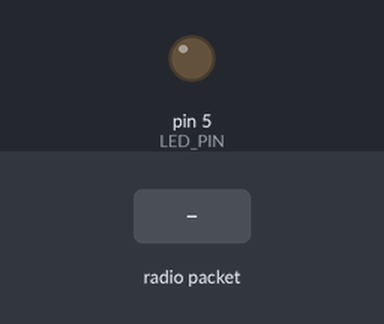
Recording of a sketch running on a simulated Arduino Uno, built with avr-gcc and run on an emulated ATmega328P. Parts: output pins drawn as LEDs (lit = HIGH). The inputs (shaded band) are chosen by the test bench. No radio packets arrive unless stated; what the sketch prints to the serial monitor is not drawn.

Above: at 1.2 s.
1.3 s: radio packet "1" arrives
Timing chart, 0 to 4.3 s (numbered marks = the images above; inputs shaded):
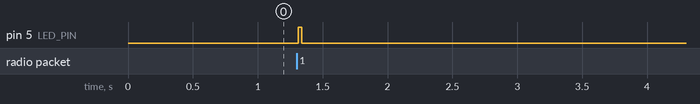

Measured:
- after the input at 1.3 s, pin 5 (LED_PIN): LOW → HIGH at once, → LOW 0.03 s later

The sketch:

receiverUnit.ino
```cpp
#include <RF24.h>
#include "packet.h"

#define NRF_CE_PIN 9
#define NRF_CSN_PIN 10

#define DEBUG 0
#define LED_PIN 5

#define BINARY_PACKET_SIZE 26

RF24 radio(NRF_CE_PIN, NRF_CSN_PIN);
char dataBuffer[BINARY_PACKET_SIZE];

void setup()
{
	Serial.begin(115200);
	pinMode(LED_PIN, OUTPUT);
	byte address[6] = "skaTX";
	radio.begin();
	radio.setPALevel(RF24_PA_MAX);
	radio.openReadingPipe(1, address);
	if(radio.setDataRate(RF24_250KBPS)) {
		#if DEBUG
			Serial.println("Setting 250kbps successful");
		#endif
	} else {
		#if DEBUG
			Serial.println("Setting 250kbps failed");
		#endif
	}
	radio.startListening();
	#if DEBUG
		Serial.println("Setup finished");
		Serial.print("Payload size: ");
		Serial.println(radio.getPayloadSize());
	#endif
}

void loop()
{
	if(radio.available()) {
		digitalWrite(LED_PIN, HIGH);
		delay(5); // wait for all the data to be received
		radio.read(dataBuffer, BINARY_PACKET_SIZE);
		Serial.write(dataBuffer, BINARY_PACKET_SIZE);
	}
	delay(20);
	digitalWrite(LED_PIN, LOW);
}
```

packet.cpp
```cpp
#include "packet.h"
#include <string.h>


#define RAIL_ANGLE_OFFSET 180
#define RAIL_ANGLE_MULTIPLIER 10
#define RAIL_ANGLE_MIN 0.0
#define RAIL_ANGLE_MAX 360.0

#define MAGNETIC_NORTH_ANGLE_OFFSET 0
#define MAGNETIC_NORTH_ANGLE_MULTIPLIER 10
#define MAGNETIC_NORTH_ANGLE_MIN 0.0
#define MAGNETIC_NORTH_ANGLE_MAX 360.0

#define WIND_SPEED_OFFSET 0
#define WIND_SPEED_MULTIPLIER 10
#define WIND_SPEED_MIN 0.0
#define WIND_SPEED_MAX 20.0

#define PRESSURE_OFFSET -900.0
#define PRESSURE_MULTIPLIER 10
#define PRESSURE_MIN 0.0
#define PRESSURE_MAX 200.0

#define TEMPERATURE_OFFSET 20.0
#define TEMPERATURE_MULTIPLIER 10
#define TEMPERATURE_MIN 0.0
#define TEMPERATURE_MAX 70.0

#define BATTERY_VOLTAGE_OFFSET -6
#define BATTERY_VOLTAGE_MULTIPLIER 100
#define BATTERY_VOLTAGE_MIN 0.0
#define BATTERY_VOLTAGE_MAX 2.4

#define GPS_FIX_AGE_MAX 255UL

#define ERROR_FLAG_OFFSET_BAROMETER 7
#define ERROR_FLAG_OFFSET_MAGNETOMETER 6
#define ERROR_FLAG_OFFSET_ACCELEROMETER 5
#define ERROR_FLAG_OFFSET_ANEMOMETER 4
#define ERROR_FLAG_OFFSET_WIND_VANE 3
#define ERROR_FLAG_OFFSET_Y 2
#define ERROR_FLAG_OFFSET_BATTERY 1
#define ERROR_FLAG_OFFSET_X 0

Packet::Packet()
{
	setLongitude(DEFAULT_LONGITUDE);
	setLatitude(DEFAULT_LATITUDE);
	setRailAngle(DEFAULT_RAIL_ANGLE);
	setMagneticNorthAngle(DEFAULT_MAGNETIC_NORTH_ANGLE);
	setWindSpeed(DEFAULT_WIND_SPEED);
	setWindDirection(DEFAULT_WIND_DIRECTION);
	setPressure(DEFAULT_PRESSURE);
	setTemperature(DEFAULT_TEMPERATURE);
	setBatteryVoltage(DEFAULT_BATTERY_VOLTAGE);
	setGPSFixAge(DEFAULT_GPS_FIX_AGE);
	setGPSFailedSentencesCount(DEFAULT_GPS_FAILED_SENTENCES_COUNT);
	setGPSStatus(DEFAULT_GPS_SATELLITES, DEFAULT_FIX_DETECTED);
	clearErrorFlags();
	isCRCUpToDate = false;
}

void Packet::setLongitude(int32_t lon)
{
	packet.longitude = lon;
	isCRCUpToDate = false;
}

void Packet::setLatitude(int32_t lat)
{
	packet.latitude = lat;
	isCRCUpToDate = false;
}

void Packet::setRailAngle(float angle)
{
	packet.railAngle = convertFloatToU16(angle, RAIL_ANGLE_OFFSET, RAIL_ANGLE_MULTIPLIER, RAIL_ANGLE_MIN, RAIL_ANGLE_MAX);
	isCRCUpToDate = false;
}

void Packet::setMagneticNorthAngle(float angle)
{
	packet.magneticNorthAngle = convertFloatToU16(angle, MAGNETIC_NORTH_ANGLE_OFFSET, MAGNETIC_NORTH_ANGLE_MULTIPLIER, MAGNETIC_NORTH_ANGLE_MIN, MAGNETIC_NORTH_ANGLE_MAX);
	isCRCUpToDate = false;
}

void Packet::setWindSpeed(float speed)
{
	packet.windSpeed = convertFloatToU8(speed, WIND_SPEED_OFFSET, WIND_SPEED_MULTIPLIER, WIND_SPEED_MIN, WIND_SPEED_MAX);
	isCRCUpToDate = false;
}

void Packet::setWindDirection(WindDirection dir)
{
	packet.windDirection = (uint8_t) dir;
	isCRCUpToDate = false;
}

void Packet::setPressure(float pres)
{
	packet.pressure = convertFloatToU16(pres, PRESSURE_OFFSET, PRESSURE_MULTIPLIER, PRESSURE_MIN, PRESSURE_MAX);
	isCRCUpToDate = false;
}

void Packet::setTemperature(float temp)
{
	packet.temperature = convertFloatToU16(temp, TEMPERATURE_OFFSET, TEMPERATURE_MULTIPLIER, TEMPERATURE_MIN, TEMPERATURE_MAX);
	isCRCUpToDate = false;
}

void Packet::setBatteryVoltage(float voltage)
{
	packet.batteryVoltage = convertFloatToU8(voltage, BATTERY_VOLTAGE_OFFSET, BATTERY_VOLTAGE_MULTIPLIER, BATTERY_VOLTAGE_MIN, BATTERY_VOLTAGE_MAX);
	isCRCUpToDate = false;
}

void Packet::setGPSFixAge(uint32_t age)
{
	if(age > GPS_FIX_AGE_MAX)
		age = GPS_FIX_AGE_MAX;
	packet.gpsFixAge = age;
	isCRCUpToDate = false;
}

void Packet::setGPSFailedSentencesCount(uint8_t failedCount)
{
	packet.gpsFailedSentencesCount = failedCount;
	isCRCUpToDate = false;
}

void Packet::setGPSStatus(uint8_t satellites, bool fixDetected)
{
	uint8_t status = 0;
	if(fixDetected) {
		status |= 0x80; //set oldest bit
	}
	status |= satellites;
	packet.gpsStatus = status;
	isCRCUpToDate = false;
}

void Packet::clearErrorFlags()
{
	packet.errors = 0;
	isCRCUpToDate = false;
}

void Packet::setBarometerErrorFlag(bool set)
{
	setErrorFlag(ERROR_FLAG_OFFSET_BAROMETER, set);
}

void Packet::setMagnetometerErrorFlag(bool set)
{
	setErrorFlag(ERROR_FLAG_OFFSET_MAGNETOMETER, set);
}

void Packet::setAccelerometerErrorFlag(bool set)
{
	setErrorFlag(ERROR_FLAG_OFFSET_ACCELEROMETER, set);
}

void Packet::setAnemometerErrorFlag(bool set)
{
	setErrorFlag(ERROR_FLAG_OFFSET_ANEMOMETER, set);
}

void Packet::setWindVaneErrorFlag(bool set)
{
	setErrorFlag(ERROR_FLAG_OFFSET_WIND_VANE, set);
}

void Packet::setBatteryErrorFlag(bool set)
{
	setErrorFlag(ERROR_FLAG_OFFSET_BATTERY, set);
}

void* Packet::getPacketData()
{
	updateCRC();
	return (void*) &packet;
}

uint8_t Packet::getPacketSize()
{
	return sizeof(packet);
}

#if INCL_RX_FUNC

void Packet::loadPacketData(void* packetData)
{
	memcpy((void*)&packet, packetData, sizeof(packet)); //copy data to local struct
}

uint8_t Packet::verifyCRC()
{
	uint8_t retCode = 0;
	if(packet.crc8 != calculateCRC8()) {
		retCode |= 0x01;
	}
	if(packet.crc16 != calculateCRC16()) {
		retCode |= 0x02;
	}
	if(packet.crc32 != calculateCRC32()) {
		retCode |= 0x04;
	}
	return retCode;
}

int32_t Packet::getLongitude()
{
	return packet.longitude;
}

int32_t Packet::getLatitude()
{
	return packet.latitude;
}

float Packet::getRailAngle()
{
	return rescaleFloat((float)packet.railAngle, RAIL_ANGLE_OFFSET, RAIL_ANGLE_MULTIPLIER);
}

float Packet::getMagneticNorthAngle()
{
	return rescaleFloat((float)packet.magneticNorthAngle, MAGNETIC_NORTH_ANGLE_OFFSET, MAGNETIC_NORTH_ANGLE_MULTIPLIER);
}

float Packet::getWindSpeed()
{
	return rescaleFloat((float)packet.windSpeed, WIND_SPEED_OFFSET, WIND_SPEED_MULTIPLIER);
}

WindDirection Packet::getWindDirection()
{
	WindDirection dir = (WindDirection)packet.windDirection;
	return dir;
}

float Packet::getPressure()
{
	return rescaleFloat((float)packet.pressure, PRESSURE_OFFSET, PRESSURE_MULTIPLIER);
}

float Packet::getTemperature()
{
	return rescaleFloat((float)packet.temperature, TEMPERATURE_OFFSET, TEMPERATURE_MULTIPLIER);
}

float Packet::getBatteryVoltage()
{
	return rescaleFloat((float)packet.batteryVoltage, BATTERY_VOLTAGE_OFFSET, BATTERY_VOLTAGE_MULTIPLIER);
}

uint8_t Packet::getErrors()
{
	return packet.errors;
}

uint8_t Packet::getGPSFixAge()
{
	return packet.gpsFixAge;
}

uint8_t Packet::getGPSFailedSentencesCount()
{
	return packet.gpsFailedSentencesCount;
}

uint8_t Packet::getGPSSatellitesCount()
{
	uint8_t satellites = packet.gpsStatus & 0x0F; //sat data stored in 4 LSB
	return satellites;
}

bool Packet::getGPSFixDetected()
{
	bool fixDetected = packet.gpsStatus & 0x80; //fix detected in MSB
	return fixDetected;
}

#endif

void Packet::updateCRC()
{
	packet.crc8 = calculateCRC8();
	packet.crc16 = calculateCRC16();
	packet.crc32 = calculateCRC32();
	isCRCUpToDate = true;
}

uint8_t Packet::calculateCRC8()
{
	uint8_t crc8 = packet.windSpeed + packet.windDirection + packet.batteryVoltage + packet.errors + packet.gpsFixAge + packet.gpsFailedSentencesCount + packet.gpsStatus;
	return crc8;
}

uint8_t Packet::calculateCRC16()
{
	uint16_t tmp16 = packet.railAngle + packet.magneticNorthAngle + packet.pressure + packet.temperature;
	uint8_t crc16 = tmp16 % 256;
	return crc16;
}

uint8_t Packet::calculateCRC32()
{
	int32_t tmp32 = packet.latitude + packet.longitude;
	if(tmp32 < 0) {
		tmp32 = -tmp32;
	}
	uint8_t crc32 = tmp32 % 256;
	return crc32;
}

float Packet::normalizeValue(float val, float min, float max)
{
	if(val < min)
		return min;
	if(val > max)
		return max;
	return val;
}

uint16_t Packet::convertFloatToU16(float val, float offset, float multiplier, float min, float max)
{
	return (uint16_t) scaleFloat(val, offset, multiplier, min, max);
}

uint8_t Packet::convertFloatToU8(float val, float offset, float multiplier, float min, float max)
{
	return (uint8_t) scaleFloat(val, offset, multiplier, min, max);
}

float Packet::scaleFloat(float val, float offset, float multiplier, float min, float max)
{
	val += offset;
	val = normalizeValue(val, min, max);
	val = val * multiplier + 0.5; // TOFIX: val can now be max+1 in some cases
	return val;
}

float Packet::rescaleFloat(float val, float offset, float multiplier)
{
	val = val / multiplier;
	val -= offset;
	return val;
}

void Packet::setErrorFlag(uint8_t index, bool set)
{
	uint8_t errors = packet.errors;
	if(index > 7) {
		return;
	}
	if(set) {
		errors |= (1<<index);
	} else {
		errors &=~(1<<index);
	}
	packet.errors = errors;
	isCRCUpToDate = false;
}
```

packet.h
```cpp
#ifndef PACKET_H
#define PACKET_H
#include "winddirection.h"
#include <stdint.h>
//#define GPS_DATA_BUFFER_LENGTH 6
//#define WIND_DIRECTION_BUFFER_LENGTH 3

#define DEFAULT_LONGITUDE 0
#define DEFAULT_LATITUDE 0
#define DEFAULT_RAIL_ANGLE 45
#define DEFAULT_MAGNETIC_NORTH_ANGLE 30
#define DEFAULT_WIND_SPEED 5
#define DEFAULT_WIND_DIRECTION (Nx)
#define DEFAULT_PRESSURE 1013
#define DEFAULT_TEMPERATURE 22
#define DEFAULT_BATTERY_VOLTAGE 8
#define DEFAULT_GPS_FIX_AGE 255
#define DEFAULT_GPS_FAILED_SENTENCES_COUNT 0
#define DEFAULT_GPS_SATELLITES 0
#define DEFAULT_FIX_DETECTED false

#define INCL_RX_FUNC 1


struct PacketStruct
{
	uint16_t railAngle;
	uint16_t magneticNorthAngle;
	uint8_t windSpeed;
	uint8_t windDirection;
	uint16_t pressure;
	uint16_t temperature;
	int32_t latitude;
	int32_t longitude;
	uint8_t batteryVoltage;
	uint8_t errors;
	uint8_t gpsFixAge;
	uint8_t gpsFailedSentencesCount;
	uint8_t gpsStatus;
	uint8_t crc8;
	uint8_t crc16;
	uint8_t crc32;
};

class Packet
{
public:
	Packet();
	void setLongitude(int32_t lon);
	void setLatitude(int32_t lat);
	void setRailAngle(float angle); // in degrees
	void setMagneticNorthAngle(float angle); // in degrees
	void setWindSpeed(float speed); // in m/s
	void setWindDirection(WindDirection dir);
	void setPressure(float pres);
	void setTemperature(float temp);
	void setBatteryVoltage(float voltage);
	void setGPSFixAge(uint32_t age);
	void setGPSFailedSentencesCount(uint8_t failedCount);
	void setGPSStatus(uint8_t satellites, bool fixDetected);
	void clearErrorFlags();
	void setBarometerErrorFlag(bool set = true);
	void setMagnetometerErrorFlag(bool set = true);
	void setAccelerometerErrorFlag(bool set = true);
	void setAnemometerErrorFlag(bool set = true);
	void setWindVaneErrorFlag(bool set = true);
	void setBatteryErrorFlag(bool set = true);
	void* getPacketData();
	uint8_t getPacketSize();
#if INCL_RX_FUNC
	void loadPacketData(void* packetData);
	uint8_t verifyCRC(); // compares current CRC values with calculated and return status flag
	int32_t getLongitude();
	int32_t getLatitude();
	float getRailAngle();
	float getMagneticNorthAngle();
	float getWindSpeed();
	WindDirection getWindDirection();
	float getPressure();
	float getTemperature();
	float getBatteryVoltage();
	uint8_t getErrors();
	uint8_t getGPSFixAge();
	uint8_t getGPSFailedSentencesCount();
	uint8_t getGPSSatellitesCount();
	bool getGPSFixDetected();
#endif

#if TEST_MODE
private:
#endif

	void updateCRC();
	uint8_t calculateCRC8();
	uint8_t calculateCRC16();
	uint8_t calculateCRC32();
	float normalizeValue(float val, float min, float max);
	uint16_t convertFloatToU16(float val, float offset, float multiplier, float min, float max);
	uint8_t convertFloatToU8(float val, float offset, float multiplier, float min, float max);
	float scaleFloat(float val, float offset, float multiplier, float min, float max);
	float rescaleFloat(float val, float offset, float multiplier);
	void setErrorFlag(uint8_t index, bool set);

	PacketStruct packet;
	bool isCRCUpToDate;
};


#endif
```

winddirection.h
```cpp
#ifndef WINDDIRECTION_H
#define WINDDIRECTION_H

enum WindDirection
{
	Nx = 0, Sx, Wx, Ex, NWx, NEx, SWx, SEx
};

#endif
```
